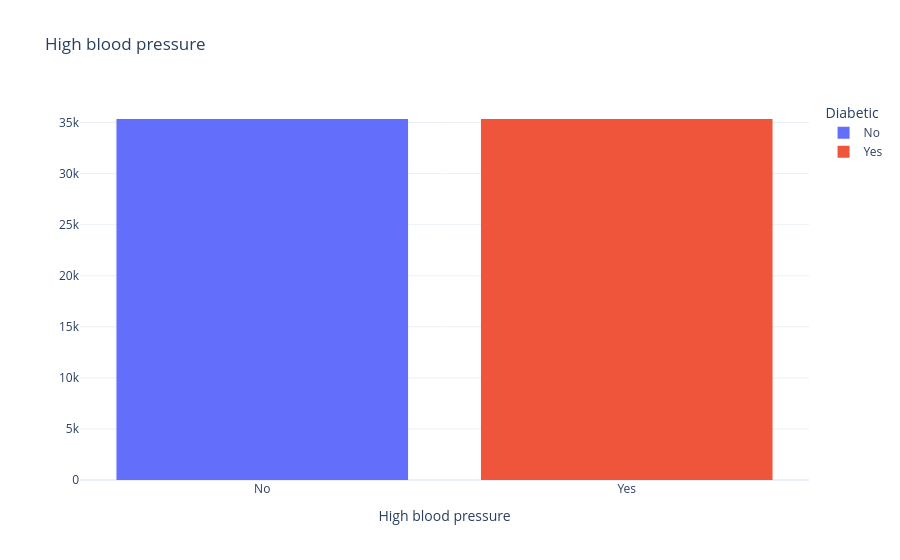
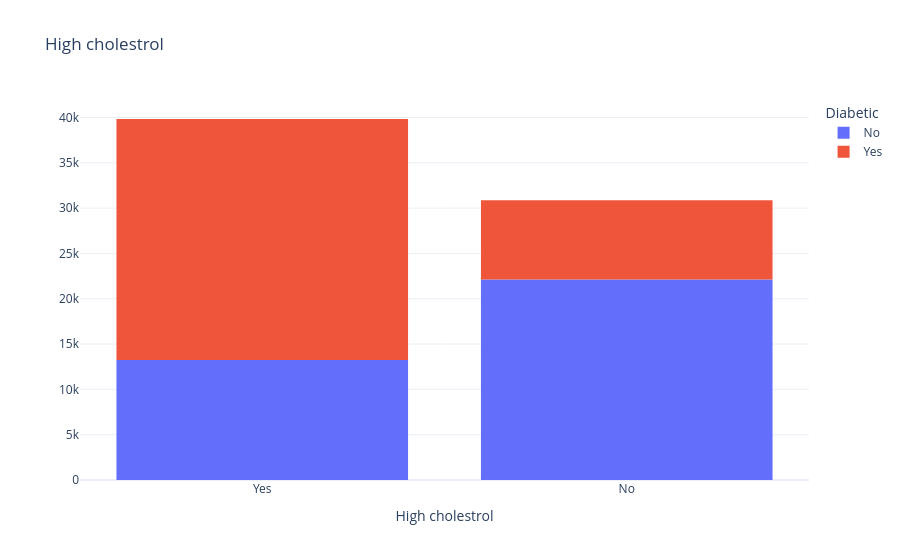
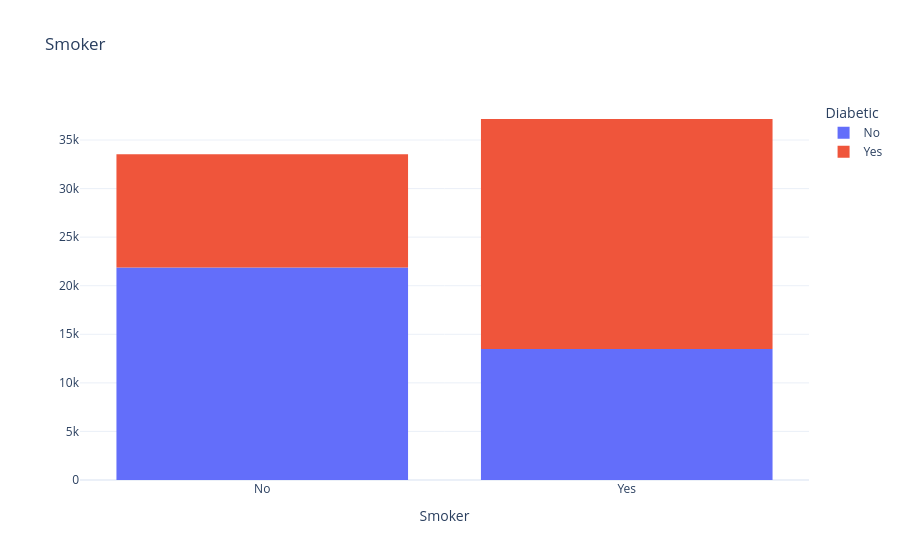

The notebook cell saved with these charts, in order:
### Code cell
factors = ['HighBP', 'HighChol', 'Smoker', 'Stroke', 'HeartDiseaseorAttack', 'PhysActivity', 'HvyAlcoholConsump']
fac_titles = ['High blood pressure', 'High cholestrol', 'Smoker', 'Stroke', 'Heart Disease/Attack', 'Physical Activity', 'Alcholic']

for col, title in zip(bin_cols, fac_titles):
    fig = px.histogram(df_c, x=col, color='Diabetes_binary', labels={f'{col}': f'{title}', 'Diabetes_binary': 'Diabetic'}, title=title)
    fig.update_layout(template='plotly_white', yaxis_title=None, xaxis_title=title)
    fig.show()

### Figure 1 — Plotly figure (JSON) as saved in the notebook; plotly's stock layout.template omitted (floating-point values rounded to 4 significant figures; data arrays with more than 128 entries replaced by an {"elided": "..."} marker saying what was removed)
{"data": [{"alignmentgroup": "True", "bingroup": "x", "hovertemplate": "Diabetic=%{x}<br>count=%{y}<extra></extra>", "legendgroup": "No", "marker": {"color": "#636efa", "pattern": {"shape": ""}}, "name": "No", "offsetgroup": "No", "orientation": "v", "showlegend": true, "type": "histogram", "x": {"elided": "35346 str values"}, "xaxis": "x", "yaxis": "y"}, {"alignmentgroup": "True", "bingroup": "x", "hovertemplate": "Diabetic=%{x}<br>count=%{y}<extra></extra>", "legendgroup": "Yes", "marker": {"color": "#EF553B", "pattern": {"shape": ""}}, "name": "Yes", "offsetgroup": "Yes", "orientation": "v", "showlegend": true, "type": "histogram", "x": {"elided": "35346 str values"}, "xaxis": "x", "yaxis": "y"}], "layout": {"barmode": "relative", "legend": {"title": {"text": "Diabetic"}, "tracegroupgap": 0}, "title": {"text": "High blood pressure"}, "xaxis": {"anchor": "y", "categoryarray": ["No", "Yes"], "categoryorder": "array", "domain": [0, 1], "title": {"text": "High blood pressure"}}, "yaxis": {"anchor": "x", "domain": [0, 1], "title": {}}}}

### Figure 2 — Plotly figure (JSON) as saved in the notebook; plotly's stock layout.template omitted (floating-point values rounded to 4 significant figures; data arrays with more than 128 entries replaced by an {"elided": "..."} marker saying what was removed)
{"data": [{"alignmentgroup": "True", "bingroup": "x", "hovertemplate": "Diabetic=No<br>High cholestrol=%{x}<br>count=%{y}<extra></extra>", "legendgroup": "No", "marker": {"color": "#636efa", "pattern": {"shape": ""}}, "name": "No", "offsetgroup": "No", "orientation": "v", "showlegend": true, "type": "histogram", "x": {"elided": "35346 str values"}, "xaxis": "x", "yaxis": "y"}, {"alignmentgroup": "True", "bingroup": "x", "hovertemplate": "Diabetic=Yes<br>High cholestrol=%{x}<br>count=%{y}<extra></extra>", "legendgroup": "Yes", "marker": {"color": "#EF553B", "pattern": {"shape": ""}}, "name": "Yes", "offsetgroup": "Yes", "orientation": "v", "showlegend": true, "type": "histogram", "x": {"elided": "35346 str values"}, "xaxis": "x", "yaxis": "y"}], "layout": {"barmode": "relative", "legend": {"title": {"text": "Diabetic"}, "tracegroupgap": 0}, "title": {"text": "High cholestrol"}, "xaxis": {"anchor": "y", "domain": [0, 1], "title": {"text": "High cholestrol"}}, "yaxis": {"anchor": "x", "domain": [0, 1], "title": {}}}}

### Figure 3 — Plotly figure (JSON) as saved in the notebook; plotly's stock layout.template omitted (floating-point values rounded to 4 significant figures; data arrays with more than 128 entries replaced by an {"elided": "..."} marker saying what was removed)
{"data": [{"alignmentgroup": "True", "bingroup": "x", "hovertemplate": "Diabetic=No<br>Smoker=%{x}<br>count=%{y}<extra></extra>", "legendgroup": "No", "marker": {"color": "#636efa", "pattern": {"shape": ""}}, "name": "No", "offsetgroup": "No", "orientation": "v", "showlegend": true, "type": "histogram", "x": {"elided": "35346 str values"}, "xaxis": "x", "yaxis": "y"}, {"alignmentgroup": "True", "bingroup": "x", "hovertemplate": "Diabetic=Yes<br>Smoker=%{x}<br>count=%{y}<extra></extra>", "legendgroup": "Yes", "marker": {"color": "#EF553B", "pattern": {"shape": ""}}, "name": "Yes", "offsetgroup": "Yes", "orientation": "v", "showlegend": true, "type": "histogram", "x": {"elided": "35346 str values"}, "xaxis": "x", "yaxis": "y"}], "layout": {"barmode": "relative", "legend": {"title": {"text": "Diabetic"}, "tracegroupgap": 0}, "title": {"text": "Smoker"}, "xaxis": {"anchor": "y", "domain": [0, 1], "title": {"text": "Smoker"}}, "yaxis": {"anchor": "x", "domain": [0, 1], "title": {}}}}
